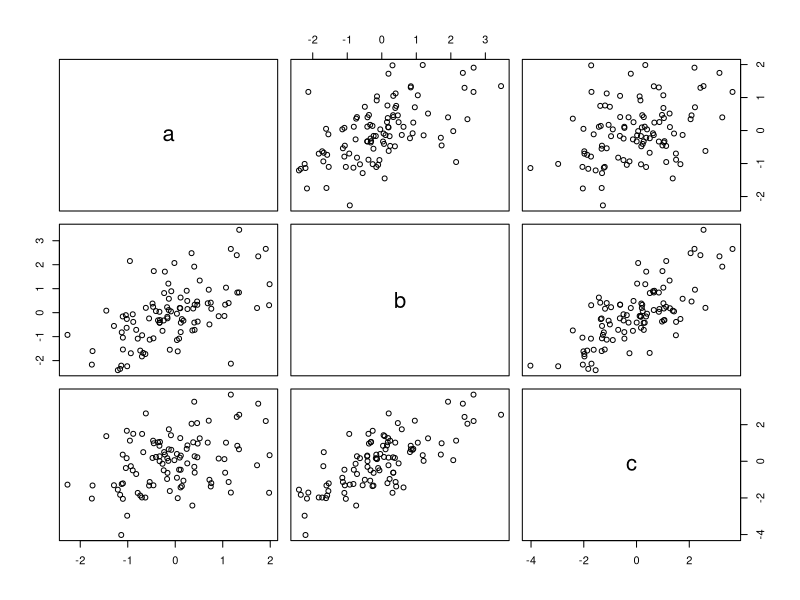
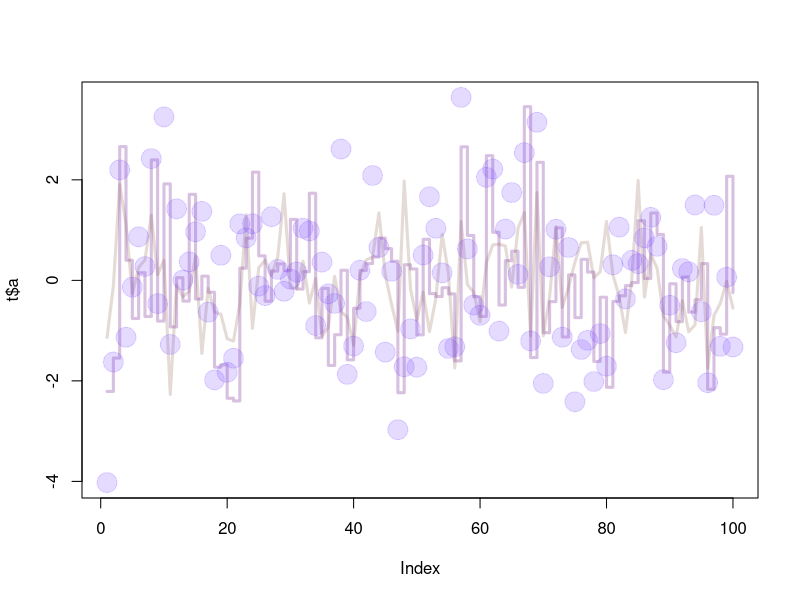

R code for these plots, in order:
x1 = c(rnorm(100))
x2 = c(rnorm(100))
x3 = c(rnorm(100))


t = data.frame(
  a = x1,
  b = (x1+x2),
  c = (x1+x2+x3)
)

plot(t)

sapply(t, sd)

plot(t$a, type="l", ylim=range(t),
     lwd=3, col=rgb(0.5,0.3,0.2,0.2))

lines(t$b, type="s", lwd=3,
      col=rgb(0.5,0.2,0.6,0.3))

points(t$c, pch=20, cex=4,
       col=rgb(0.5,0.3,1,0.2))

# rgb sets colour based on values given
# lwd sets line width
#pch draws sequence of points at coordinates given
#cex sets magnifaction size
